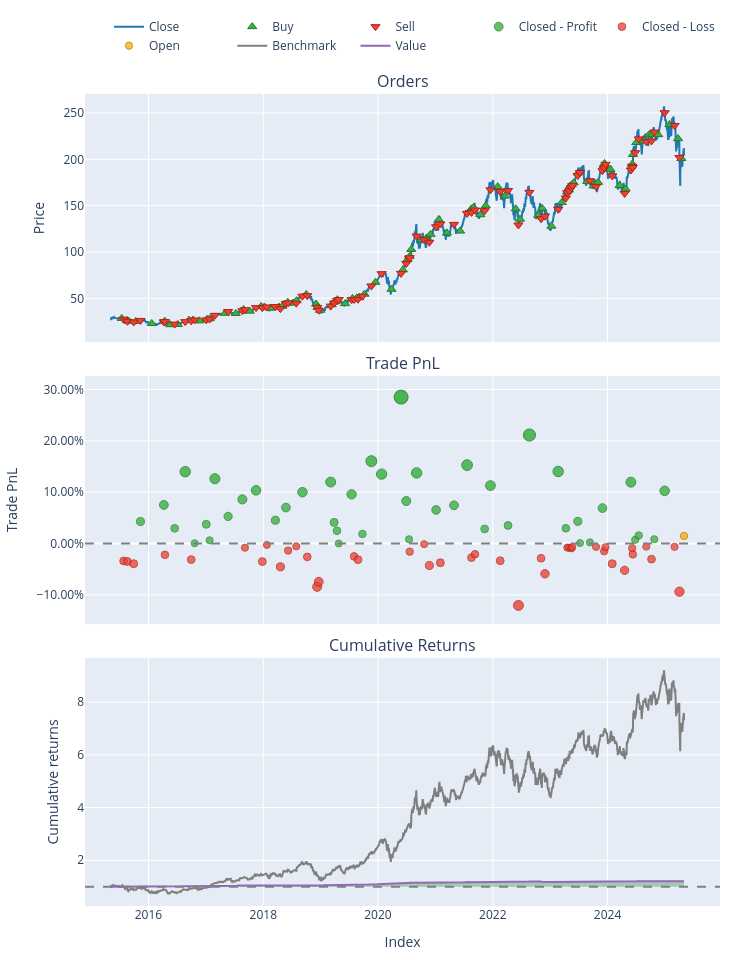

Notebook code for this chart:
### Markdown cell above
### MACD for ticker - "AAPL"

### Code cell
df = yf.download(tickers = "AAPL", start= "2015-05-05", end= "2025-05-05")

if isinstance(df.columns, pd.MultiIndex):
    df.columns = df.columns.get_level_values(0)

close = df["Close"]

macd, signal, hist = talib.MACD(close, fastperiod=12, slowperiod=26, signalperiod=9)

entries = macd >= signal
exits = macd <= signal

backtest = vbt.Portfolio.from_signals(
       close,
       entries = entries,
       exits = exits,
       init_cash = 100000,
       size = 10000.0,
       size_type = "value",
       freq = "1D", 
       fees = 0.001)

backtest.plot().show()
print(backtest.stats())

df_trades = backtest.trades.records_readable
print(df_trades)
